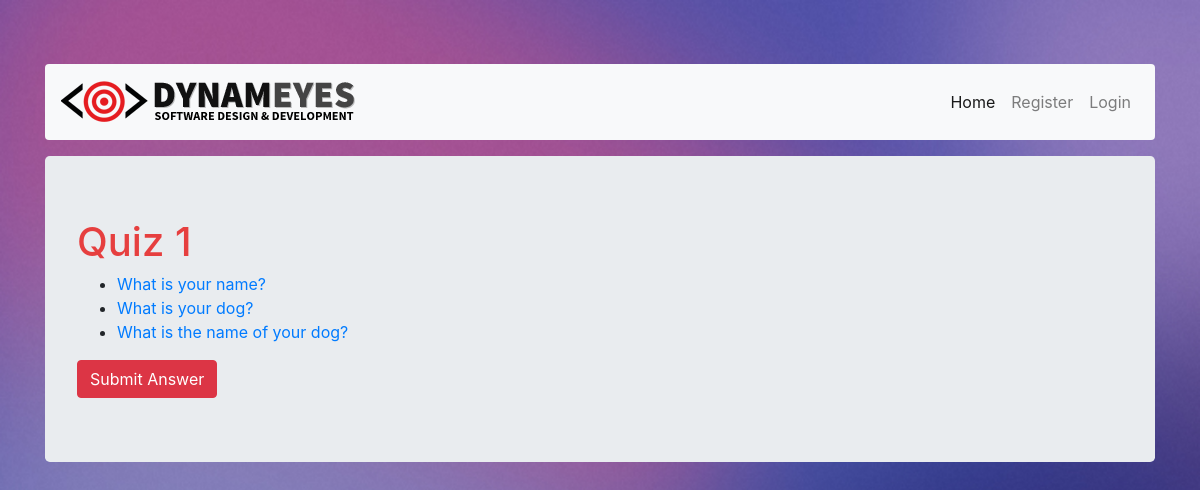
Page /quiz/1/ on the earlier database version.
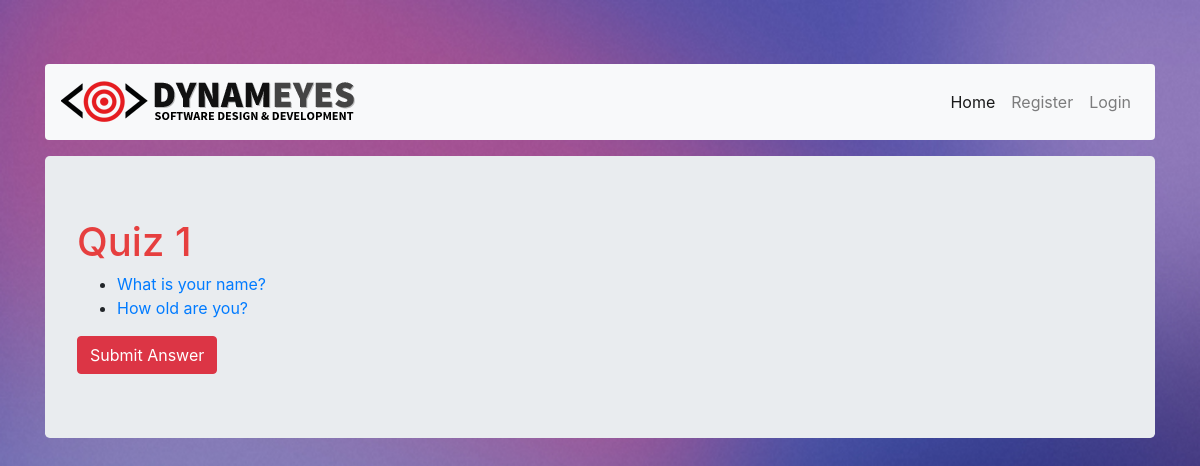
Same page on the later database version.
### quiz/models.py (models this page shows, shortened)
class Question(models.Model):
    quiz = models.ForeignKey(Quiz, null=True)
    question_title = models.CharField(max_length=600, blank=False)

### quiz/views.py (the view, shortened to what this page needs)
# urls.py: url(r'^quiz/(?P<pk>[0-9]+)/$', views.quiz, name='quiz'),
def quiz(request, pk):
    quiz = Question.objects.filter(quiz=pk)
    quiz_title = Quiz.objects.get(id=pk)
    context = {
        'quiz': quiz,
        'title': quiz_title,
    }
    return render(request, 'quiz.html', context)

### quiz/models.py (called while the page is built)
    def __str__(self):
        return self.quiz_title

### quiz/templates/quiz.html (shortened to what this page needs)
{% extends 'base.html' %}
{% block content %}
    {% include 'nav.html' %}
    <div class="jumbotron">
        <h1>{{ title }}</h1>
    <form method="POST">{% csrf_token %}
        <ul>
            {% for obj in quiz %}
                <li>
                    <a href="/question/{{ obj.id }}">
                        {{ obj.question_title }}
                    </a>
                </li>
            {% endfor %}
        </ul>
        <input type="submit" class="btn btn-danger" value="Submit Answer">
    </form>
    </div>
{% endblock %}

Differences in the rows shown:
no longer on this page (row edited): Question: question_title "What is the name of your dog?"
changed Question: question_title "What is your dog?" → "How old are you?"
